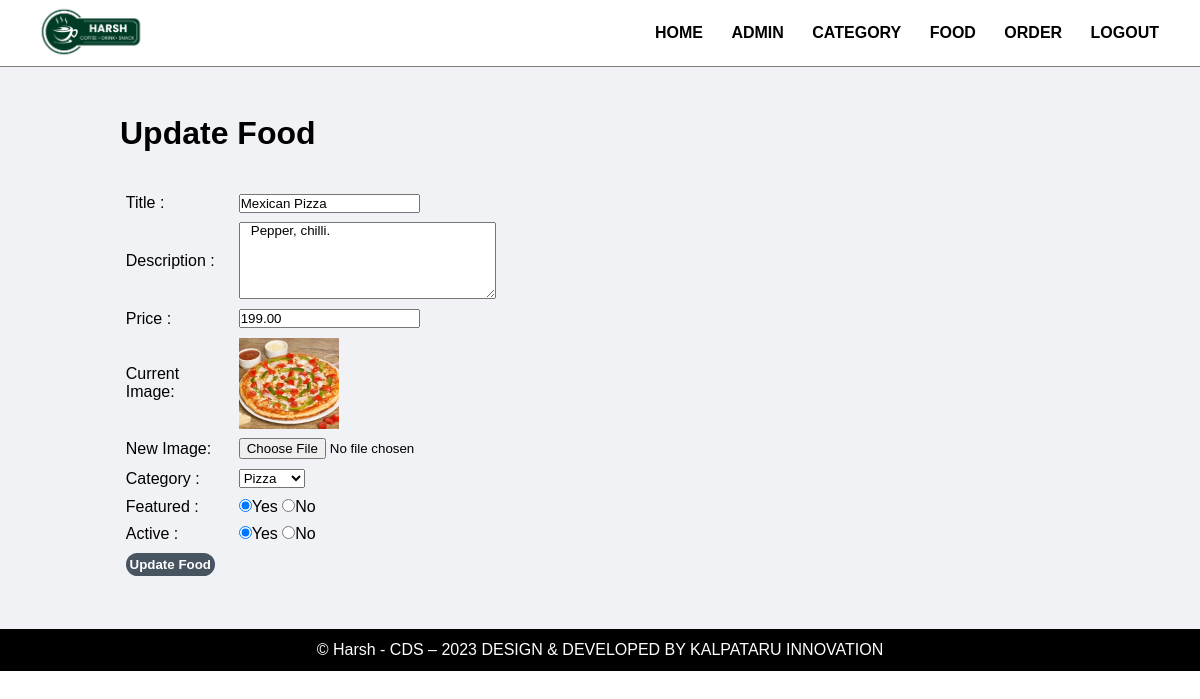
/admin/update-food.php?id=10 (signed in), run on the app's committed database.
### tables this page shows
CREATE TABLE `tbl_food` (
  `id` int(10) UNSIGNED NOT NULL,
  `title` varchar(150) NOT NULL,
  `description` varchar(255) NOT NULL,
  `price` decimal(10,2) NOT NULL,
  `image_name` varchar(255) NOT NULL,
  `category_id` int(10) UNSIGNED NOT NULL,
  `featured` varchar(10) NOT NULL,
  `active` varchar(10) NOT NULL
);

### Admin/update-food.php (the view, shortened to what this page needs)
<?php include('partials/menu.php');  ?>
<?php
    if(isset($_GET['id']))
    {
        $id = $_GET['id'];
        $sql2 = "SELECT * FROM tbl_food WHERE id = $id";
        $res2 = mysqli_query($conn,$sql2);
        $row = mysqli_fetch_assoc($res2);
        $title = $row['title'];
        $description = $row['description'];
        $price = $row['price'];
        $current_image = $row['image_name'];
        $current_category = $row['category_id'];
        $featured = $row['featured'];
        $active = $row['active'];
    }
    else
    {
        header("location:" .SITEURL. 'Admin/manage-food.php');
    }
?>
    <div class="main-content">
        <div class="wrapper">
            <h1>Update Food</h1>
            <br><br>
                <form action="" method="post" enctype="multipart/form-data">
                    <table class="table-30">
                        <tr>
                            <td>Title :</td>
                            <td>
                                <input type="text" name="title" placeholder="Enter the title" value="<?php echo $title ?>">
                            </td>
                        </tr>
                        <tr>
                            <td>Description :</td>
                            <td>
                            <textarea name="description" id="" cols="30" rows="5" > <?php echo $description ?> </textarea>
                            </td>
                        </tr>
                        <tr>
                            <td>Price :</td>
                            <td>
                            <input type="number" name="price" placeholder="Price" value="<?php echo $price ?>">
                            </td>
                        </tr>
                        <tr>
                            <td>Current Image:</td>
                            <td>
                                <?php
                                    if($current_image != "")
                                    {
                                        ?>
                                        <img src="<?php echo SITEURL;?>images/food/<?php echo $current_image; ?>" width="100px">
                                        <?php
                                    }
                                    else
                                    {
                                        echo "No image found";
                                    }
                                ?>
                            </td>
                        </tr>
                        <tr>
                            <td>New Image:</td>
                            <td>
                                <input type="file" name="image" >
                            </td>
                        </tr>
                        <tr>
                            <td>Category :</td>
                            <td>
                                <select name="category" >
                                    <?php
                                        $sql = "SELECT * FROM tbl_category WHERE active='Yes'";
                                        $res = mysqli_query($conn, $sql);
                                        $count = mysqli_num_rows($res);
                                        if($count>0)
                                        {
                                            while($row = mysqli_fetch_assoc($res))
                                            {
                                                $category_title = $row['title'];
                                                $category_id = $row['id'];
                                                ?>
                                                <option <?php if($current_category == $category_id){echo "Selected";} ?> value="<?php echo $category_id;?>"><?php echo $category_title; ?></option>
                                                <?php
                                            }
                                        }
                                        else
                                        {
                                            ?>
                                            <option value="0">Category</option>"
                                            <?php
                                        }
                                    ?>
                                </select>
                            </td>
                        </tr>
                        <tr>
                            <td>Featured :</td>
                            <td>
                                <input <?php if($featured == "Yes") { echo "checked";} ?> type = "radio" name="featured" value = "Yes">Yes
                                <input <?php if($featured == "No") { echo "checked";} ?> type = "radio" name="featured" value = "No">No
                            </td>
                        </tr>
                        <tr>
                            <td>Active :</td>
                            <td>
                                <input <?php if($active == "Yes"){ echo "checked";}?> type = "radio" name="active" value = "Yes">Yes
                                <input <?php if($active == "No") { echo "checked";}?> type = "radio" name="active" value = "No">No
                            </td>
                        </tr>
                        <tr >
                        <td colspan = 2>
                            <input type = "submit" name="submit" value="Update Food" class="btn-secondary">
                            </td>
                        </tr>
                    </table>
                </form>
        </div>
    </div>
<?php   include('partials/footer.php')     ?>

### css/admin.css (style rules this page uses)
* { margin: 0px; padding: 0px; font-family: Arial, Helvetica, sans-serif; }
.wrapper { padding: 1%; width: 80%; margin: 0px auto ; }
.main-content { margin: 0px; background-color: #f1f2f6; padding: 3% 0px; }
.table-30 { width: 40%; }
table tr td { padding: 1%; }
.btn-secondary { background-color:#485460; padding: 1%; border-radius: 30px; border: 0px; color: white; text-decoration: none; font-weight: bold; }

### data on the page
tbl_food: title "Mexican Pizza", description "Pepper, chilli.", price "199.00", image_name (picture), featured "☑", active "☑"

### other printed values
form field category "Pizza"
